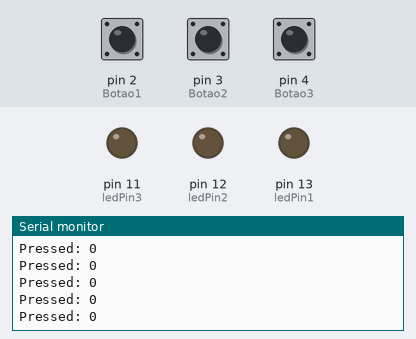
A sketch run on a simulated Arduino Uno, built with avr-gcc and run on an emulated ATmega328P. On the bench: output pins drawn as LEDs (lit = HIGH), the last lines printed to the serial monitor. The test bench sets the inputs (shaded band); at power-on: pin 2 (Botao1) LOW, pin 3 (Botao2) LOW, pin 4 (Botao3) LOW.

Above: at 1.2 s.
1.3 s: pin 2 (Botao1) pulled HIGH for 0.15 s
At 1.8 s:
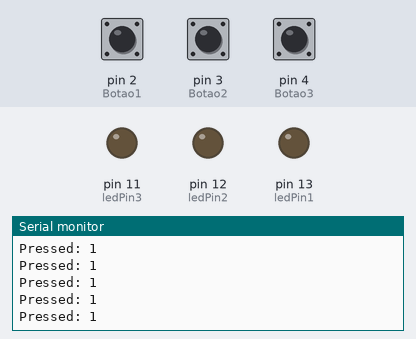
3.0 s: pin 3 (Botao2) pulled HIGH for 0.15 s
At 3.9 s:
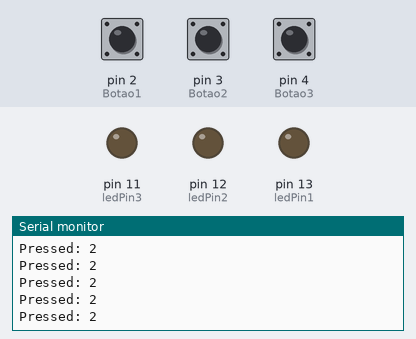
6.1 s: pin 4 (Botao3) pulled HIGH for 0.15 s
At 6.6 s:
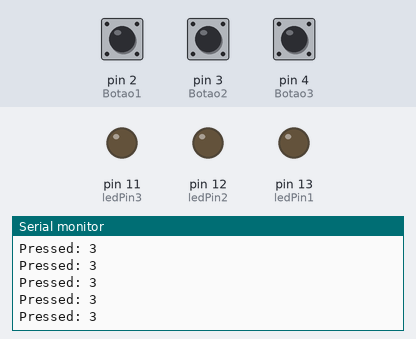
9.2 s: pin 2 (Botao1) pulled HIGH for 1 s
At 9.7 s:
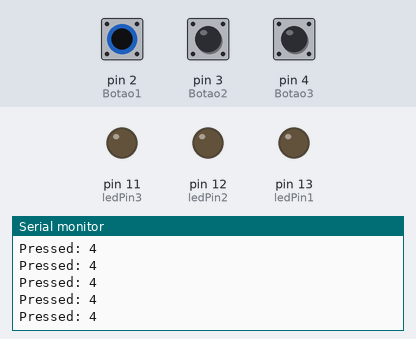
13.2 s: pin 2 (Botao1) driven HIGH and pin 3 (Botao2) driven HIGH
At 14.2 s:
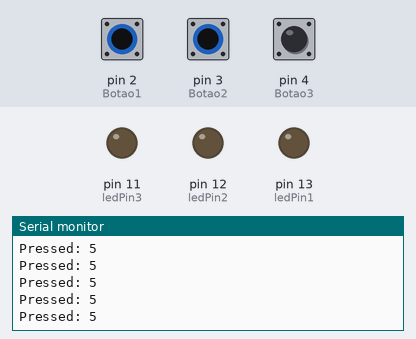
16.2 s: pin 2 (Botao1) driven LOW
Timing chart, 0 to 19.2 s (numbered marks = the images above; inputs shaded):
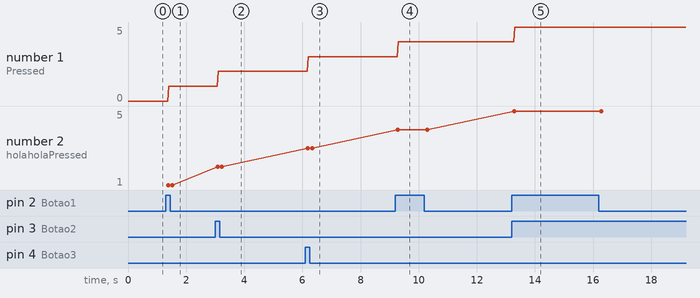

Measured:
- after the input at 1.3 s, the serial monitor: prints a new line after 0.09 s (image 1)
- after the input at 3.0 s, the serial monitor: prints a new line after 0.09 s (image 2)
- after the input at 6.1 s, the serial monitor: prints a new line after 0.09 s (image 3)
- after the input at 9.2 s, the serial monitor: prints a new line after 0.09 s (image 4)
- after the input at 13.2 s, the serial monitor: prints a new line after 0.08 s (image 5)
- plotted number 1: 0 → 1 after the input at 1.3 s, 1 → 2 after the input at 3.0 s, 2 → 3 after the input at 6.1 s, 3 → 4 after the input at 9.2 s, 4 → 5 after the input at 13.2 s
- plotted number 2: 1 → 2 after the input at 3.0 s, 2 → 3 after the input at 6.1 s, 3 → 4 after the input at 9.2 s, 4 → 5 after the input at 13.2 s

The sketch:

MultipleKeysNoNoise.ino
```cpp
const int ledPin1 = 13;
const int ledPin2 = 12;
const int ledPin3 = 11;
const int Botao1 = 2;
const int Botao2 = 3;
const int Botao3 = 4;
int EstadoBotao1 = 0;
int EstadoBotao2 = 0;
int EstadoBotao3 = 0;
int pressed=0;
int lock[3]={0};
int buttonState[3]={0};
int lastButtonState[3]={0};
int lastDebounceTime=0;
int debounceDelay=1;
int lastkey=-1;

void setup(){
  pinMode(ledPin1, OUTPUT);
  pinMode(Botao1, INPUT);
  pinMode(ledPin2, OUTPUT);
  pinMode(Botao2, INPUT);
  pinMode(ledPin3, OUTPUT);
  pinMode(Botao3, INPUT);
    Serial.begin(9600);
}

int* debounce(){
    int reading[3] = {0};
    int key[2]={0};
    key[0]=lastkey;
    key[1]=buttonState[key[0]];

    reading[0]=digitalRead(Botao1);
  reading[1]=digitalRead(Botao2);
    reading[2]=digitalRead(Botao3);

    //Serial.print(key[0]);
    //Serial.println(key[1]);

    //Serial.print(reading[0]);
    //Serial.print(reading[1]);
    //Serial.println(reading[2]);

    //Serial.print(lastButtonState[0]);
    //Serial.print(lastButtonState[1]);
    //Serial.println(lastButtonState[2]);

    //Serial.print(buttonState[0]);
    //Serial.print(buttonState[1]);
    //Serial.println(buttonState[2]);

  if (reading[0] != lastButtonState[0]) {
      lastDebounceTime = millis();
    key[0]=0;
    }
    else if (reading[1] != lastButtonState[1]) {
      lastDebounceTime = millis();
        key[0]=1;
    }
    else if (reading[2] != lastButtonState[2]) {
      lastDebounceTime = millis();
        key[0]=2;
    }
    if ((millis() - lastDebounceTime) > debounceDelay && key[0]>=0) {
        if (reading[key[0]] != buttonState[key[0]]) {
            Serial.print("hola");
          buttonState[key[0]] = reading[key[0]];
            Serial.print("hola");
      if(buttonState[key[0]]==HIGH){
                key[1]=buttonState[key[0]];
            pressed++;
          }
      }
    }
  lastButtonState[0] = reading[0];
  lastButtonState[1] = reading[1];
  lastButtonState[2] = reading[2];

  lastkey=key[0];

  return key;
}

void loop(){
    int *key;
    key=debounce();
    if (*(key)==0){
      if(*(key+1)==1){
      digitalWrite(ledPin1, HIGH);
    }
    else{
      digitalWrite(ledPin1, LOW);
    }
    }
    if (*(key)==1){
      if(*(key+1)==1){
      digitalWrite(ledPin2, HIGH);
    }
    else{
      digitalWrite(ledPin2, LOW);
    }
    }
    if (*(key)==2){
      if(*(key+1)==1){
      digitalWrite(ledPin2, HIGH);
    }
    else{
      digitalWrite(ledPin2, LOW);
    }
    }
    Serial.print("Pressed: ");
    Serial.println(pressed);
}
```
